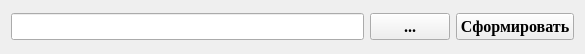
<?xml version="1.0" encoding="UTF-8"?>
<ui version="4.0">
 <class>print</class>
 <widget class="QWidget" name="print">
  <property name="geometry">
   <rect>
    <x>0</x>
    <y>0</y>
    <width>585</width>
    <height>54</height>
   </rect>
  </property>
  <property name="windowTitle">
   <string>Form</string>
  </property>
  <layout class="QHBoxLayout" name="horizontalLayout">
   <item>
    <widget class="QLineEdit" name="lineEdit">
     <property name="font">
      <font>
       <family>Times New Roman</family>
       <pointsize>12</pointsize>
       <bold>true</bold>
      </font>
     </property>
     <property name="alignment">
      <set>Qt::AlignCenter</set>
     </property>
    </widget>
   </item>
   <item>
    <widget class="QPushButton" name="pushButton">
     <property name="font">
      <font>
       <family>Times New Roman</family>
       <pointsize>12</pointsize>
       <bold>true</bold>
      </font>
     </property>
     <property name="text">
      <string>...</string>
     </property>
    </widget>
   </item>
   <item>
    <widget class="QPushButton" name="pushButton_2">
     <property name="font">
      <font>
       <family>Times New Roman</family>
       <pointsize>12</pointsize>
       <bold>true</bold>
      </font>
     </property>
     <property name="text">
      <string>Сформировать</string>
     </property>
    </widget>
   </item>
  </layout>
 </widget>
 <resources/>
 <connections/>
</ui>
